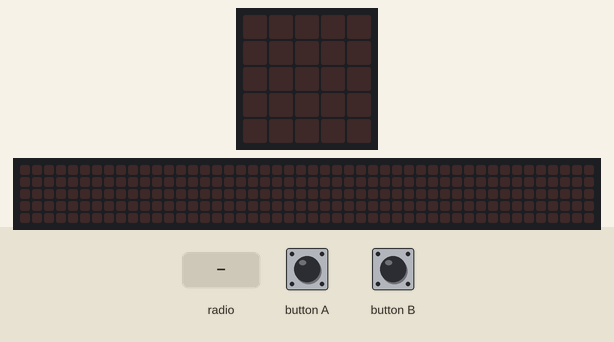
The program below on a simulated BBC micro:bit (MakeCode). Shown: the board's 5×5 LED display, a strip that is not on the board, showing the scrolling text unrolled. The test bench sets the inputs (shaded band). The 48×5 strip is a reading aid, not a part: it shows the text the display is scrolling, unrolled, one strip-width of it at a time.

Above: at 1.2 s.
1.3 s: radio message "1" arrives
At 6.47 s:
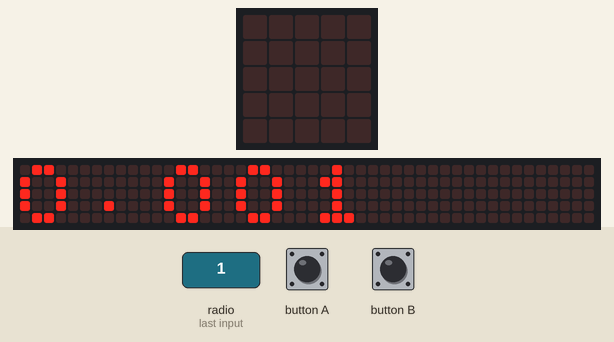
9.0 s: radio message "0" arrives
At 10.4 s:
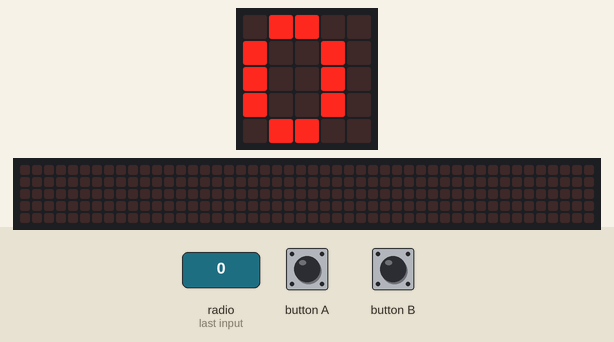
Timing chart, 0 to 11.5 s (numbered marks = the images above; inputs shaded):
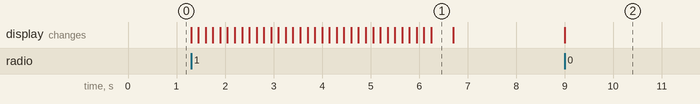

The program:

main.ts
```typescript
radio.onReceivedNumber(function (receivedNumber) {
    basic.showNumber(receivedNumber / 1000)
})
input.onButtonPressed(Button.A, function () {
    radio.sendString("Avles")
})
input.onButtonPressed(Button.B, function () {
    radio.sendString("Nullstill")
})
radio.setGroup(162)
```

test.ts
```typescript
// testene settes inn her; disse vil ikke kompilert så lenge denne pakken blir brukt som en utvidelse.
```

Measured:
- after the input at 1.3 s, the display: changes at once (image 1)
- after the input at 9.0 s, the display: changes at once (image 2)
- what the display in image 1 shows lasts 0.4 s, from 6.3 s to 6.7 s
